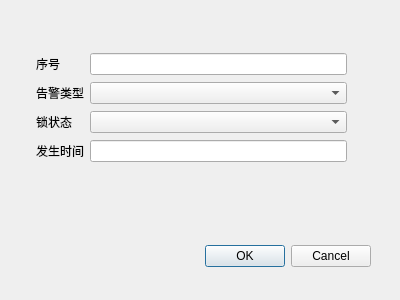
<?xml version="1.0" encoding="UTF-8"?>
<ui version="4.0">
 <class>Dialog</class>
 <widget class="QDialog" name="Dialog">
  <property name="geometry">
   <rect>
    <x>0</x>
    <y>0</y>
    <width>400</width>
    <height>300</height>
   </rect>
  </property>
  <property name="windowTitle">
   <string>Dialog</string>
  </property>
  <widget class="QDialogButtonBox" name="buttonBox">
   <property name="geometry">
    <rect>
     <x>30</x>
     <y>240</y>
     <width>341</width>
     <height>32</height>
    </rect>
   </property>
   <property name="orientation">
    <enum>Qt::Horizontal</enum>
   </property>
   <property name="standardButtons">
    <set>QDialogButtonBox::Cancel|QDialogButtonBox::Ok</set>
   </property>
  </widget>
  <widget class="QWidget" name="">
   <property name="geometry">
    <rect>
     <x>36</x>
     <y>52</y>
     <width>311</width>
     <height>111</height>
    </rect>
   </property>
   <layout class="QGridLayout" name="gridLayout">
    <item row="0" column="0">
     <widget class="QLabel" name="label_5">
      <property name="text">
       <string>序号</string>
      </property>
     </widget>
    </item>
    <item row="0" column="1">
     <widget class="QLineEdit" name="SequencelineEdit"/>
    </item>
    <item row="1" column="0">
     <widget class="QLabel" name="label">
      <property name="text">
       <string>告警类型</string>
      </property>
     </widget>
    </item>
    <item row="1" column="1">
     <widget class="QComboBox" name="TypeComboBox"/>
    </item>
    <item row="2" column="0">
     <widget class="QLabel" name="label_2">
      <property name="text">
       <string>锁状态</string>
      </property>
     </widget>
    </item>
    <item row="2" column="1">
     <widget class="QComboBox" name="StatusComboBox"/>
    </item>
    <item row="3" column="0">
     <widget class="QLabel" name="label_3">
      <property name="text">
       <string>发生时间</string>
      </property>
     </widget>
    </item>
    <item row="3" column="1">
     <widget class="QLineEdit" name="OccurredTimelineEdit"/>
    </item>
   </layout>
  </widget>
 </widget>
 <resources/>
 <connections>
  <connection>
   <sender>buttonBox</sender>
   <signal>accepted()</signal>
   <receiver>Dialog</receiver>
   <slot>accept()</slot>
   <hints>
    <hint type="sourcelabel">
     <x>248</x>
     <y>254</y>
    </hint>
    <hint type="destinationlabel">
     <x>157</x>
     <y>274</y>
    </hint>
   </hints>
  </connection>
  <connection>
   <sender>buttonBox</sender>
   <signal>rejected()</signal>
   <receiver>Dialog</receiver>
   <slot>reject()</slot>
   <hints>
    <hint type="sourcelabel">
     <x>316</x>
     <y>260</y>
    </hint>
    <hint type="destinationlabel">
     <x>286</x>
     <y>274</y>
    </hint>
   </hints>
  </connection>
 </connections>
</ui>
